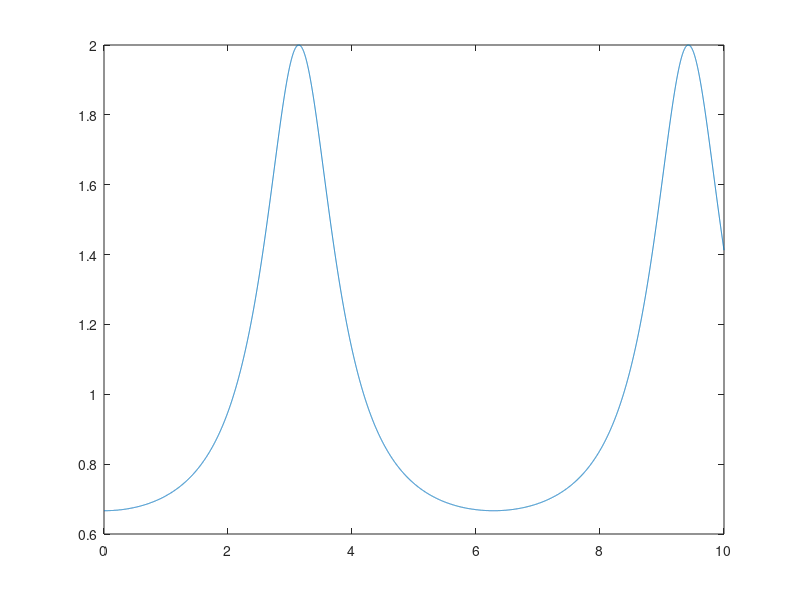

Here is the MATLAB script that generated this plot:
a=-0.5;%assume a value for a
w=0:0.001:10;%vary the value for w from O to 10 
S=(1-(a.*(cos(w))))./(1+(a.^2)-(2.*a.*(cos(w))));%write the expression 
plot(w,S)